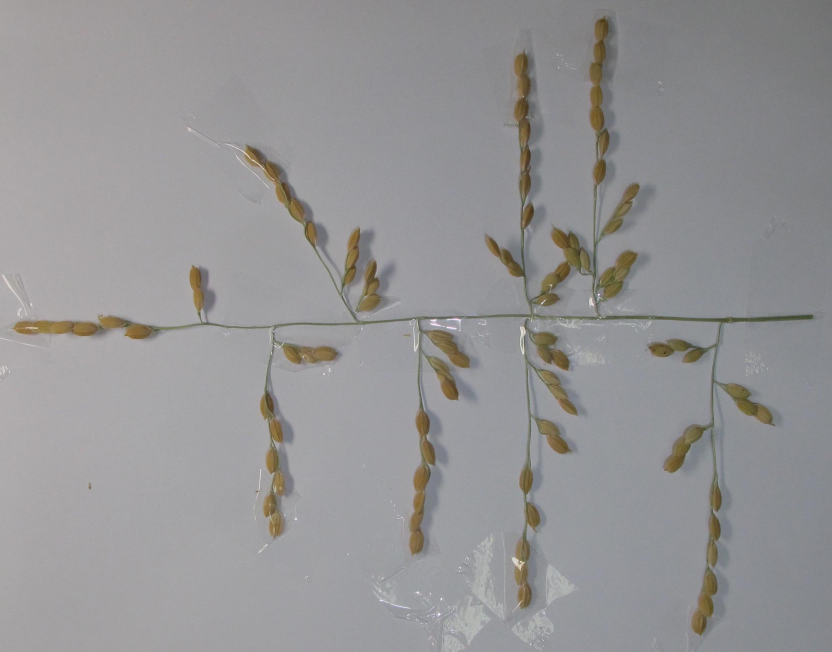
#> input picture Jouannic_dataset/1C8-10-1.JPG, 2496 x 1956 px, given as the content of the folder F1_score/crossing-number/Zhang-Suen, which was not available (shown at 1/3 size)
$ python F1.py
#> lines starting #> are read from the running program, lines starting #| are printed output that depends on the picture
### vertices_coordinates.py
import re


def find_vertices(type, xml_file_path):
    """
    Find vertices coordinate based on type

    Args:
        type (str): Generating, Primary, Secondary, Tertiary, Quaternary or End
        xml_file_path: path to result file

    Returns:
        list of coordinates
    """
    lis = []

    with open(xml_file_path, "r") as file:
        xml_file = file.read()

    pattern = re.compile(rf'" x="(.+)" y="(.+)" type="{type}"')
    matches = pattern.finditer(xml_file)

    for match in matches:
        a, b = int(match.group(1)), int(match.group(2))
        lis.append([a, b])

    return lis

### F1.py
import os
import cv2
import numpy as np
from sklearn.metrics import f1_score
from new_coordinate import new_coordinate
from vertices_coordinates import find_vertices


def main() -> None:

    f1_folder_path = "F1_score/crossing-number/Zhang-Suen"
    f1_file_names = os.listdir(f1_folder_path)

    for f1_file_name in f1_file_names:
        print(f"Examining {f1_file_name}...")
        f1_file_path = f1_folder_path + "/" + f1_file_name

        # y_pred used for f1_score
        img_pred = cv2.imread(f1_file_path, cv2.IMREAD_GRAYSCALE)
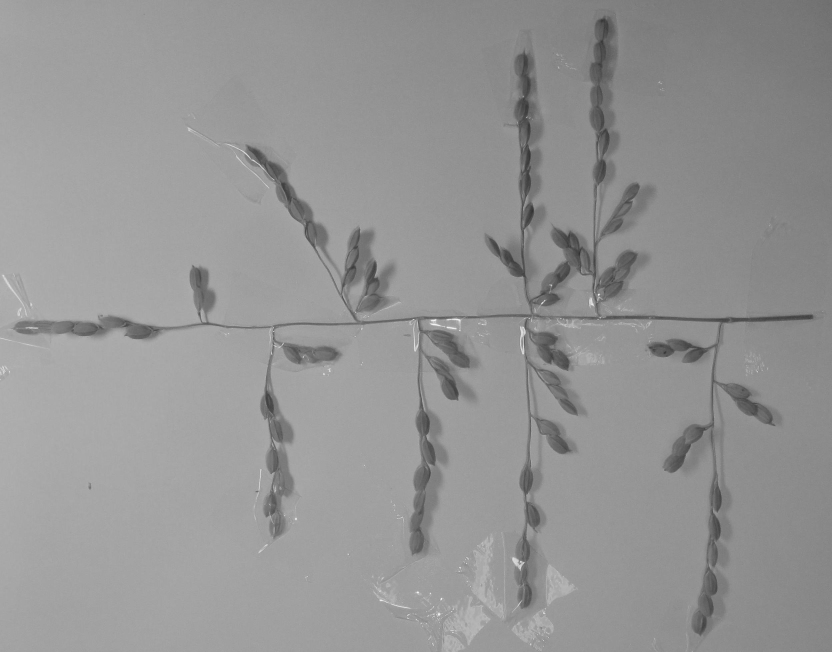
#> img_pred: shape (1956, 2496) (shown at 1/3 size); min 41, max 255, mean 148.6
        new_shape = img_pred.shape  # Used for new_coordinate()
#> new_shape = (1956, 2496)

        # Get junctions coordinate (ground truth)
        xml_folder_path = "Jouannic_xml"
        xml_file_path = xml_folder_path + "/" + f1_file_name[:-4] + ".ricepr"
        print(f"=====\nExtracting vertices coordinate from {xml_file_path}...\n=====")

        generating = find_vertices("Generating", xml_file_path)
        primary = find_vertices("Primary", xml_file_path)
        secondary = find_vertices("Seconday", xml_file_path)  # not typo
        tertiary = find_vertices("Tertiary", xml_file_path)
        quaternary = find_vertices("Quaternary", xml_file_path)

        # Initialize y_true used for f1_score
        y_true = np.zeros(img_pred.shape).astype(np.uint8)

        # New coordinates and add them to y_true
        original_image_path = f"Jouannic_dataset/{f1_file_name[:-4]}.JPG"
        original_image = cv2.imread(original_image_path)
        old_shape = (original_image.shape[1], original_image.shape[0])
        print(f"Original image shape: {old_shape}")
        print(f"New image shape: {new_shape}")

        for old_coordinates in generating:
            new_x, new_y = new_coordinate(old_coordinates, old_shape, new_shape)
            y_true[new_y, new_x] = 1
        for old_coordinates in primary:
            new_x, new_y = new_coordinate(old_coordinates, old_shape, new_shape)
            y_true[new_y, new_x] = 1
        for old_coordinates in secondary:
            new_x, new_y = new_coordinate(old_coordinates, old_shape, new_shape)
            y_true[new_y, new_x] = 1
        for old_coordinates in tertiary:
            new_x, new_y = new_coordinate(old_coordinates, old_shape, new_shape)
            y_true[new_y, new_x] = 1
        for old_coordinates in quaternary:
            new_x, new_y = new_coordinate(old_coordinates, old_shape, new_shape)
            y_true[new_y, new_x] = 1

        # [11 lines of commented-out code are left out]

        y_true = y_true.flatten()
        y_pred = img_pred.flatten()

        print(f"y_true: {y_true.shape}, unique: {np.unique(y_true, return_counts=True)}")
        print(f"y_pred: {y_pred.shape}, unique: {np.unique(y_pred, return_counts=True)}")

        F1 = f1_score(y_true, y_pred, average="binary")

        print(f"Successfully calculated F1 score for {f1_file_name}: {F1}\n")


if __name__ == "__main__":
#> (the run stopped early here; a loop or call above may not have finished)

$ run again, on Jouannic_dataset/1C8-11-2.JPG
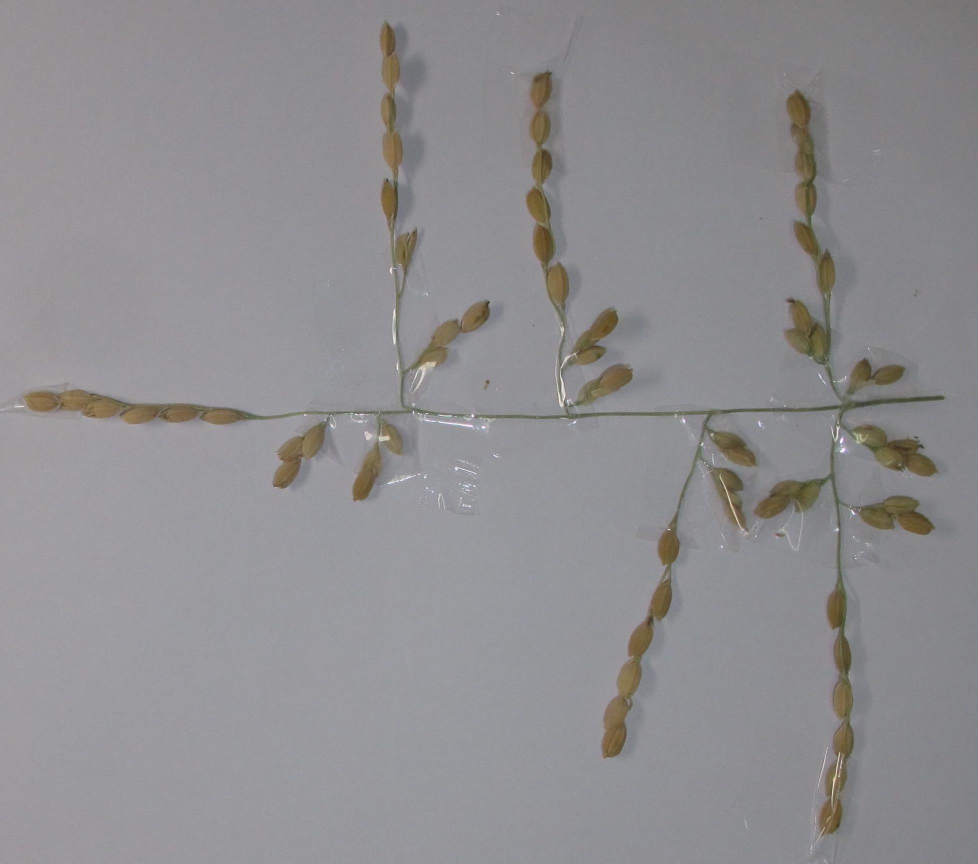
#> input picture Jouannic_dataset/1C8-11-2.JPG, 1955 x 1727 px, given as the content of the folder F1_score/crossing-number/Zhang-Suen, which was not available (shown at 1/2 size)
#> in main, `img_pred = cv2.imread(f1_file_path, cv2.IMREAD_GRAYSCALE)`:
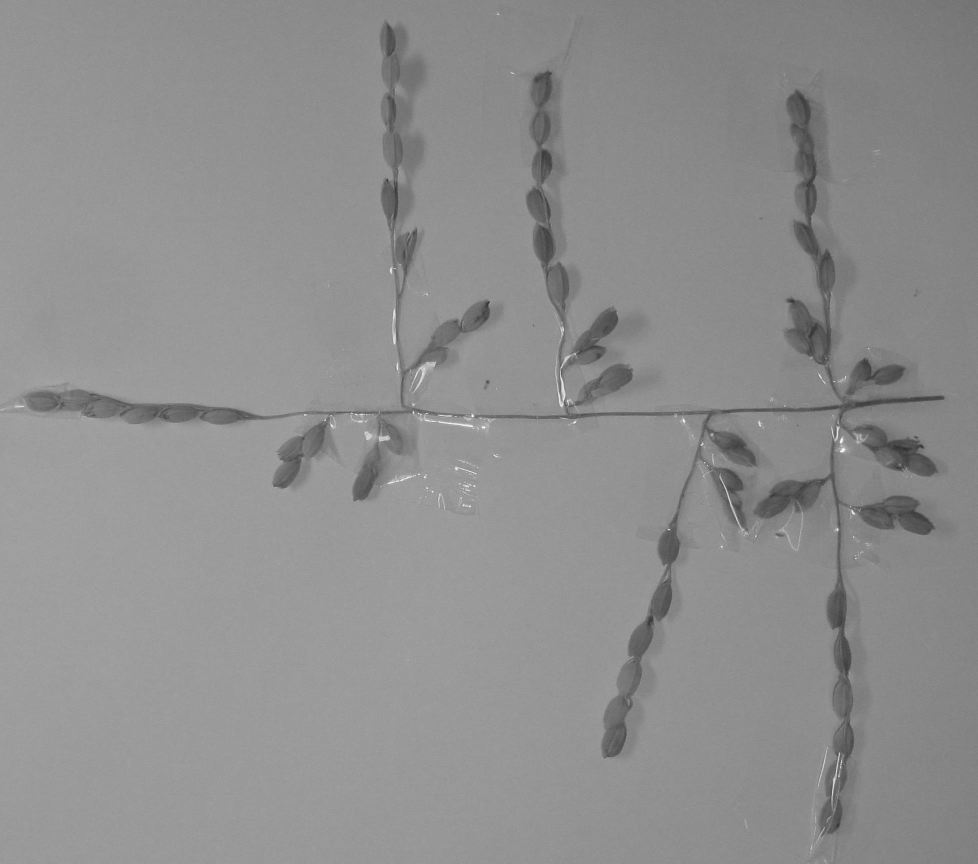
#> img_pred: shape (1727, 1955) (shown at 1/2 size); min 37, max 255, mean 142

$ run again, on Jouannic_dataset/1C8-11-3.JPG
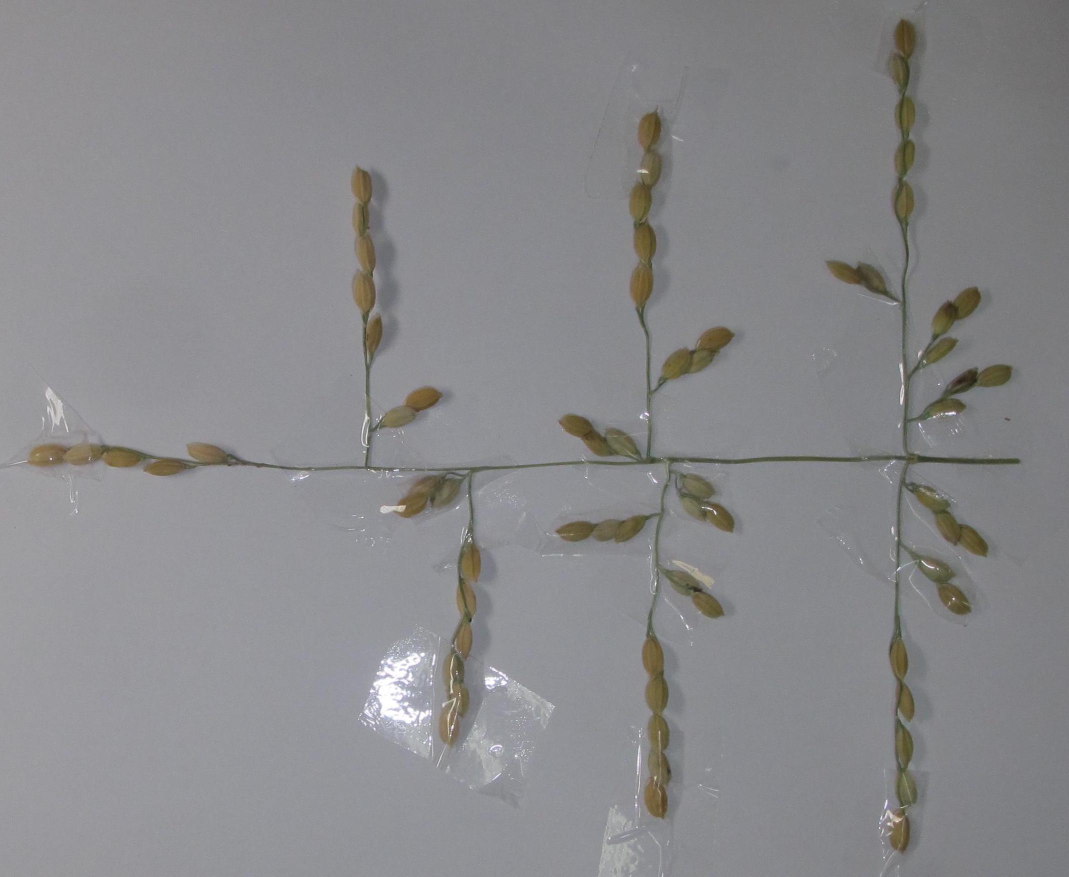
#> input picture Jouannic_dataset/1C8-11-3.JPG, 2138 x 1753 px, given as the content of the folder F1_score/crossing-number/Zhang-Suen, which was not available (shown at 1/2 size)
#> in main, `img_pred = cv2.imread(f1_file_path, cv2.IMREAD_GRAYSCALE)`:
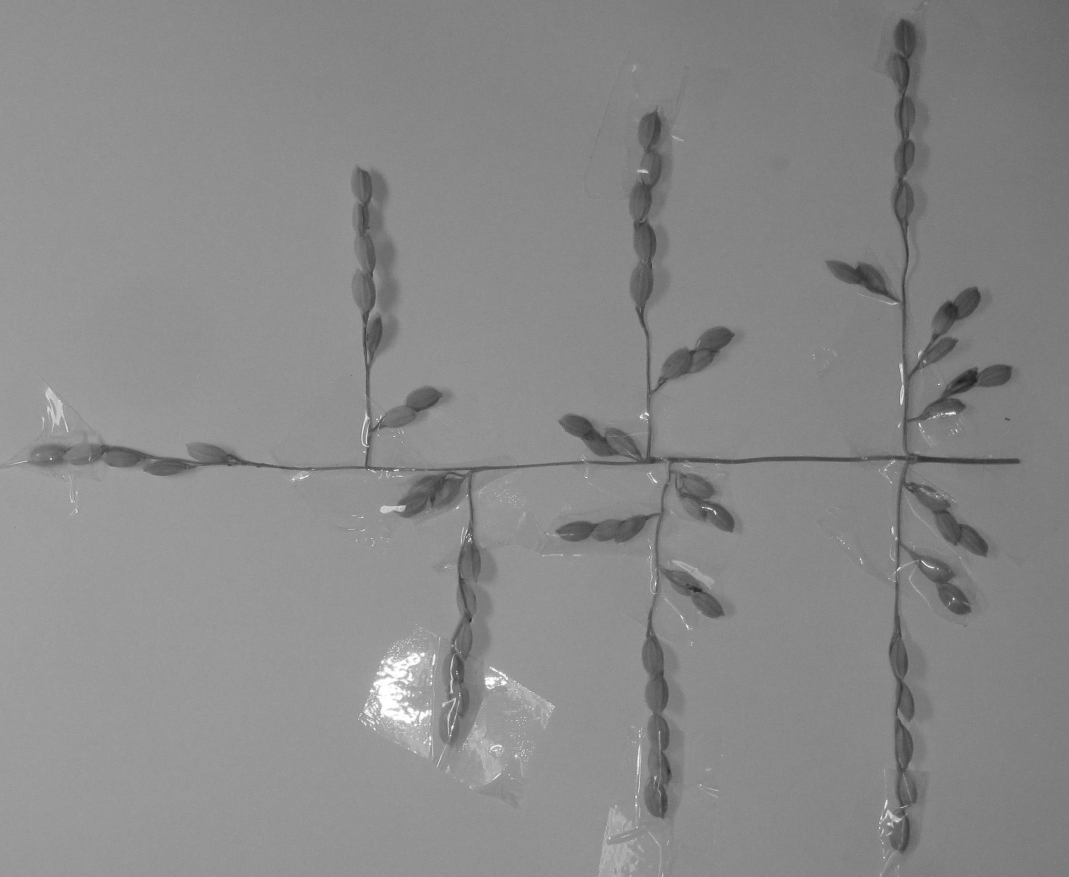
#> img_pred: shape (1753, 2138) (shown at 1/2 size); min 26, max 255, mean 136.7

$ run again, on Jouannic_dataset/1C8-12-1.JPG
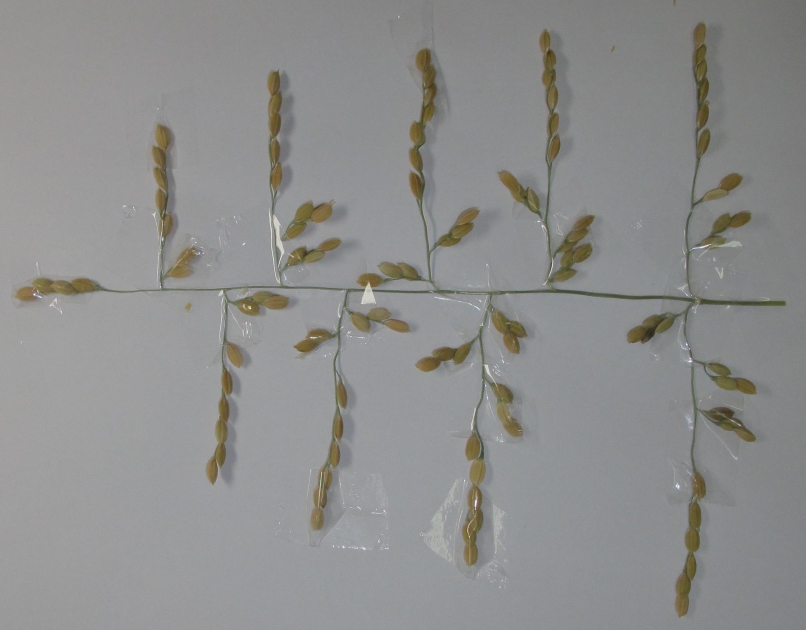
#> input picture Jouannic_dataset/1C8-12-1.JPG, 2418 x 1889 px, given as the content of the folder F1_score/crossing-number/Zhang-Suen, which was not available (shown at 1/3 size)
#> in main, `img_pred = cv2.imread(f1_file_path, cv2.IMREAD_GRAYSCALE)`:
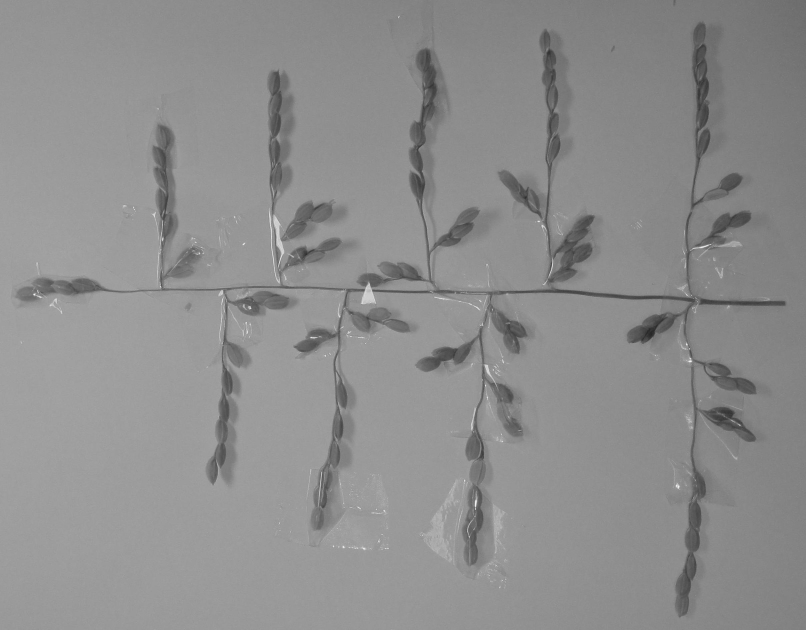
#> img_pred: shape (1889, 2418) (shown at 1/3 size); min 34, max 255, mean 141.7
